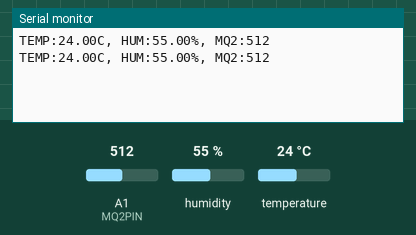
The sketch below on a simulated Arduino Uno, built with avr-gcc and run on an emulated ATmega328P. Shown: the last lines printed to the serial monitor. The test bench sets the inputs (shaded band); at power-on: humidity 55 %, A1 (MQ2PIN) = 512, temperature 24 °C.

Above: at 2.8 s.
2.9 s: humidity set to 22 %
At 5.3 s:
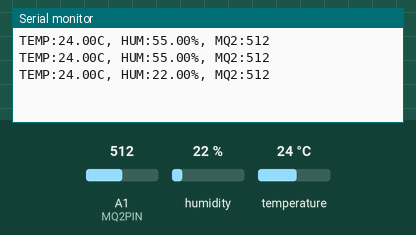
5.6 s: A1 (MQ2PIN) set to 716
At 6.5 s:
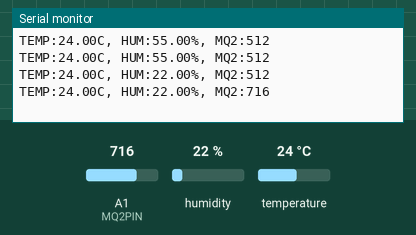
8.3 s: temperature set to 12 °C
At 10.8 s:
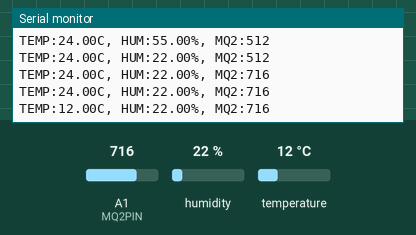
11.0 s: A1 (MQ2PIN) set to 900
At 12.5 s:
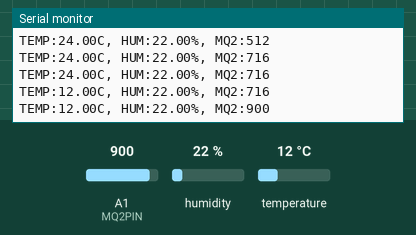
13.7 s: humidity set to 40 %
At 14.9 s:
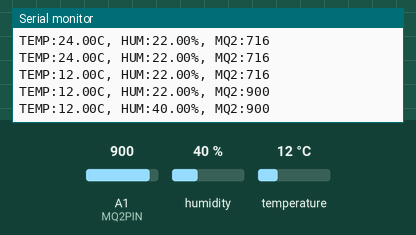
Timing chart, 0 to 16.7 s (numbered marks = the images above; inputs shaded):
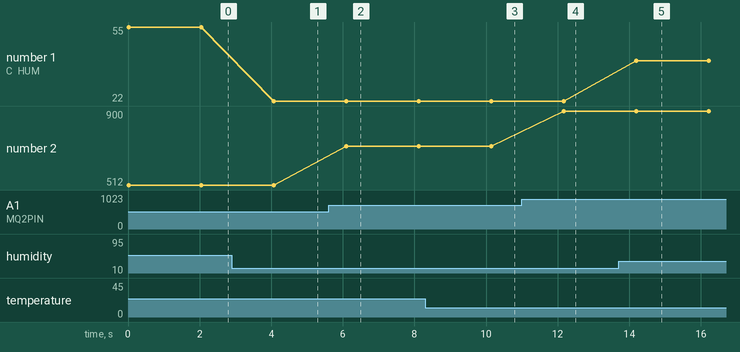

Measured:
- after the input at 2.9 s, the serial monitor: prints a new line after 1.2 s (image 1)
- after the input at 5.6 s, the serial monitor: prints a new line after 0.50 s (image 2)
- after the input at 8.3 s, the serial monitor: prints a new line after 1.8 s (image 3)
- after the input at 11.0 s, the serial monitor: prints a new line after 1.2 s (image 4)
- after the input at 13.7 s, the serial monitor: prints a new line after 0.49 s (image 5)
- plotted number 1: 55 → 22 after the input at 2.9 s, 22 → 40 after the input at 13.7 s
- plotted number 2: 512 → 716 after the input at 5.6 s, 716 → 900 after the input at 11.0 s

The sketch:

Blink.ino
```cpp
#include <dht.h>

#define DHTPIN 7
#define MQ2PIN A1

dht DHT;

void setup() {
  Serial.begin(9600); // Now this talks directly to HC-05
}

void loop() {
  int dhtStatus = DHT.read11(DHTPIN);
  int mq2Value = analogRead(MQ2PIN);

  if (dhtStatus == DHTLIB_OK) {
    float temp = DHT.temperature;
    float hum = DHT.humidity;

    String data = "TEMP:" + String(temp) + "C, HUM:" + String(hum) + "%, MQ2:" + String(mq2Value);
    Serial.println(data); // Sent directly to HC-05
  } else {
    Serial.println("DHT error");
  }

  delay(2000);
}
```
